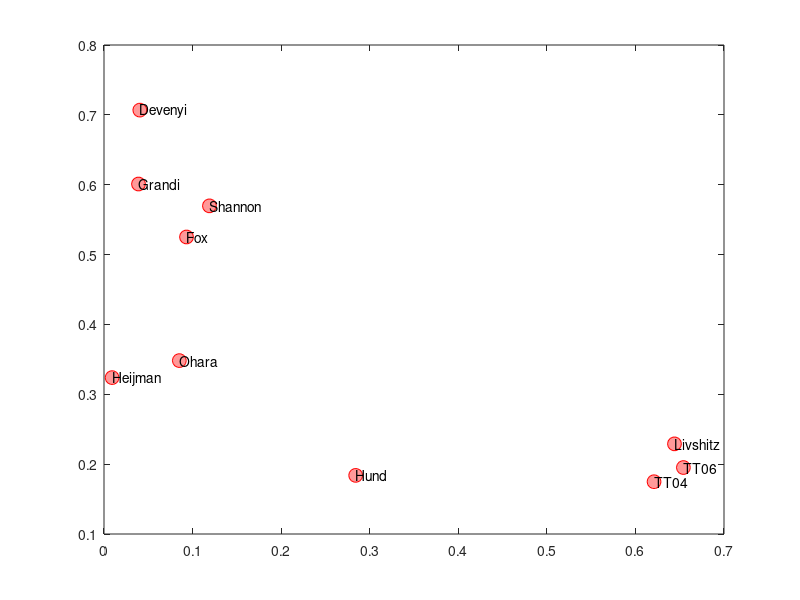

This chart was generated by the following MATLAB code: (Note: this script raises an error after producing the figure.)
%% Figure 5:Comparison of population variability & susceptibility to EADs 
%% across models from multiple species. 

%%%%%%%%%%%%%%%%%%%%%%%%%%%%%%%%%%%%%%%%%%%%%%%%%%%%%%%%%%%%%%%%%%%%%%%%%%%
%--- "Slow delayed rectifier current protects ventricular myocytes from
% arrhythmic dynamics across multiple species: a computational study" ---%

% By: Varshneya,Devenyi,Sobie 
% For questions, please contact Dr.Eric A Sobie -> eric.sobie@mssm.edu 
% or put in a pull request or open an issue on the github repository:
% https://github.com/meeravarshneya1234/IKs_stabilizes_APs.git. 

%--- Note:
% Results displayed in manuscript were run using MATLAB 2016a on a 64bit
% Intel Processor. For exact replication of figures it is best to use these
% settings.
%%%%%%%%%%%%%%%%%%%%%%%%%%%%%%%%%%%%%%%%%%%%%%%%%%%%%%%%%%%%%%%%%%%%%%%%%%%

%--------------------------------------------------------------------------
%% Figure 5
%--- Description of Figure: 
% To test whether the protective effect of high IKs levels can be considered 
% a general phenomenon, we examined population variability and the susceptibility 
% to EADs across models. 

%--- Functions used in this part:
% main_program.m - runs simulation 
% mtit - create main title (from MATLAB file exchange) 
%--------------------------------------------------------------------------
%%
%---- Data saved from earlier figures, plotted here: ----%
% (1) IKs Fraction calculated in FigureS3.m
% (2) APD Spread calculated in Figure3.m and FigureS4.m 
% (3) EAD calculated in Figure4.m and FigureS5.m 
% (4) Inject calculated in FigureS8.m 

modelnames = {'Fox','Hund','Heijman','Shannon','Livshitz','Devenyi','TT04','TT06','Ohara','Grandi'};
load('data.mat')
IKs_Fraction = cell2mat(cellfun(@(x) datatable.(x).IKs_Fraction,modelnames,'UniformOutput',0));
APDSpread = cell2mat(cellfun(@(x) datatable.(x).APDSpread,modelnames,'UniformOutput',0));
EAD = cell2mat(cellfun(@(x) datatable.(x).EAD,modelnames,'UniformOutput',0));
Inject = cell2mat(cellfun(@(x) datatable.(x).Injection,modelnames,'UniformOutput',0));

%% Plot Figure 5A - IKs Fraction vs APD Spread 
figure 
plot(IKs_Fraction,APDSpread,'o','MarkerSize',10,...
    'MarkerEdgeColor','red',...
    'MarkerFaceColor',[1 .6 .6])
text(IKs_Fraction,APDSpread, modelnames);
h=lsline;
xlabel('IKs Fraction')
ylabel('APD Spread')
title('Figure 5A')

%% Plot Figure 5B - IKs Fraction vs ICaL before EAD
figure 
plot(IKs_Fraction,abs(EAD),'o','MarkerSize',10,...
    'MarkerEdgeColor','blue',...
    'MarkerFaceColor',[.6 .6 1])
text(IKs_Fraction,abs(EAD), modelnames);
h=lsline;
xlabel('IKs Fraction')
ylabel('AUC ICaL Before EAD')
title('Figure 5B')

%% Plot Figure 5C - IKs Fraction vs Current Injected 
figure 
plot(IKs_Fraction,Inject,'o','MarkerSize',10,...
    'MarkerEdgeColor','green',...
    'MarkerFaceColor',[.6 1 .6])
text(IKs_Fraction,Inject, modelnames);
h=lsline;
xlabel('IKs Fraction')
ylabel('Current Injected')
title('Figure 5C')

